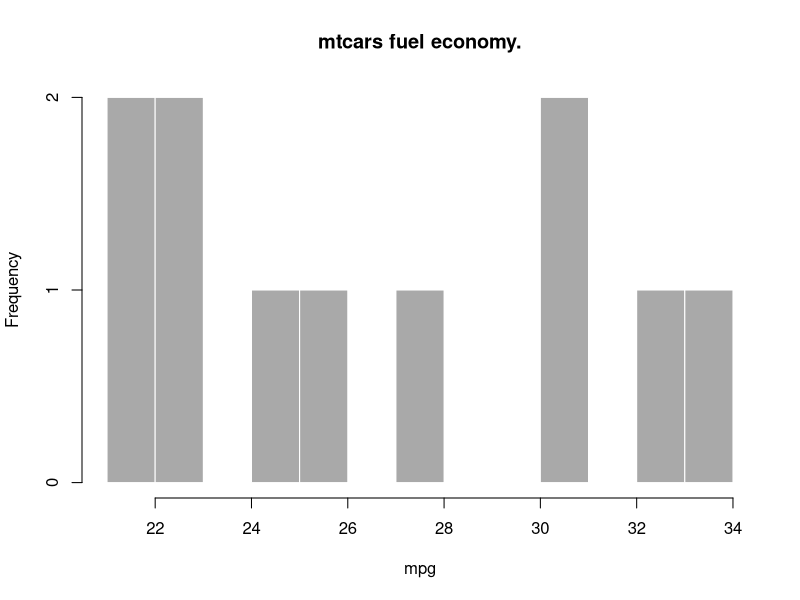
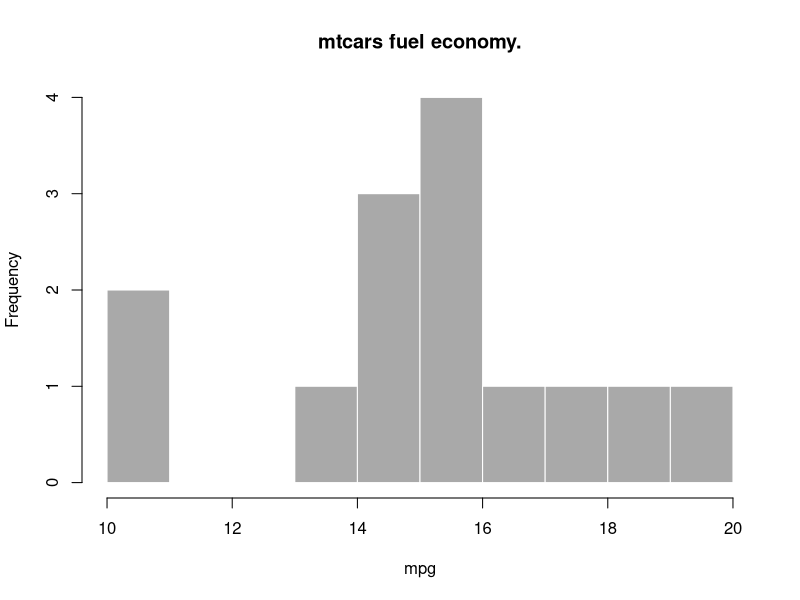

Recreate these plots in R, in order.
## ---- chunk 1
x  <- subset(mtcars, cyl=='4')$mpg
hist(x, breaks = 10, col = 'darkgray', border = 'white', xlab = 'mpg', main = "mtcars fuel economy.")
## ---- chunk 2
x  <- subset(mtcars, cyl=='8')$mpg
hist(x, breaks = 10, col = 'darkgray', border = 'white', xlab = 'mpg', main = "mtcars fuel economy.")
